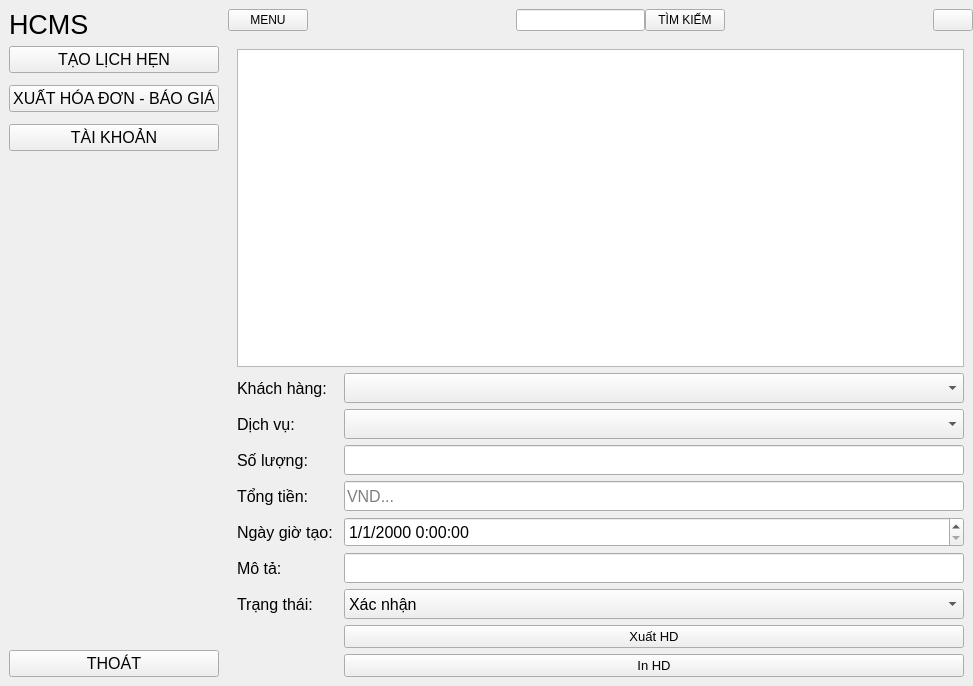
<?xml version="1.0" encoding="UTF-8"?>
<ui version="4.0">
 <class>nhanvien_window</class>
 <widget class="QMainWindow" name="nhanvien_window">
  <property name="geometry">
   <rect>
    <x>0</x>
    <y>0</y>
    <width>973</width>
    <height>686</height>
   </rect>
  </property>
  <property name="windowTitle">
   <string>MainWindow</string>
  </property>
  <widget class="QWidget" name="centralwidget">
   <layout class="QGridLayout" name="gridLayout">
    <property name="leftMargin">
     <number>0</number>
    </property>
    <property name="topMargin">
     <number>0</number>
    </property>
    <property name="rightMargin">
     <number>0</number>
    </property>
    <property name="bottomMargin">
     <number>0</number>
    </property>
    <property name="spacing">
     <number>0</number>
    </property>
    <item row="0" column="0">
     <widget class="QWidget" name="widget" native="true">
      <layout class="QVBoxLayout" name="verticalLayout_2">
       <item>
        <layout class="QHBoxLayout" name="horizontalLayout">
         <item>
          <widget class="QLabel" name="label">
           <property name="font">
            <font>
             <pointsize>20</pointsize>
            </font>
           </property>
           <property name="text">
            <string>HCMS</string>
           </property>
          </widget>
         </item>
        </layout>
       </item>
       <item>
        <layout class="QVBoxLayout" name="verticalLayout">
         <property name="spacing">
          <number>12</number>
         </property>
         <item>
          <widget class="QPushButton" name="btn_lh">
           <property name="font">
            <font>
             <pointsize>12</pointsize>
            </font>
           </property>
           <property name="text">
            <string>TẠO LỊCH HẸN</string>
           </property>
           <property name="checkable">
            <bool>true</bool>
           </property>
           <property name="autoExclusive">
            <bool>true</bool>
           </property>
          </widget>
         </item>
         <item>
          <widget class="QPushButton" name="btn_hd">
           <property name="font">
            <font>
             <pointsize>12</pointsize>
            </font>
           </property>
           <property name="text">
            <string>XUẤT HÓA ĐƠN - BÁO GIÁ</string>
           </property>
           <property name="checkable">
            <bool>true</bool>
           </property>
           <property name="autoExclusive">
            <bool>true</bool>
           </property>
          </widget>
         </item>
         <item>
          <widget class="QPushButton" name="btn_tk">
           <property name="font">
            <font>
             <pointsize>12</pointsize>
            </font>
           </property>
           <property name="text">
            <string>TÀI KHOẢN</string>
           </property>
           <property name="checkable">
            <bool>true</bool>
           </property>
           <property name="autoExclusive">
            <bool>true</bool>
           </property>
          </widget>
         </item>
        </layout>
       </item>
       <item>
        <spacer name="verticalSpacer">
         <property name="orientation">
          <enum>Qt::Vertical</enum>
         </property>
         <property name="sizeHint" stdset="0">
          <size>
           <width>20</width>
           <height>277</height>
          </size>
         </property>
        </spacer>
       </item>
       <item>
        <widget class="QPushButton" name="btn_exit">
         <property name="font">
          <font>
           <pointsize>12</pointsize>
          </font>
         </property>
         <property name="text">
          <string>THOÁT</string>
         </property>
        </widget>
       </item>
      </layout>
     </widget>
    </item>
    <item row="0" column="1">
     <widget class="QWidget" name="widget_2" native="true">
      <layout class="QVBoxLayout" name="verticalLayout_3">
       <property name="spacing">
        <number>0</number>
       </property>
       <property name="leftMargin">
        <number>0</number>
       </property>
       <property name="topMargin">
        <number>0</number>
       </property>
       <property name="rightMargin">
        <number>0</number>
       </property>
       <property name="bottomMargin">
        <number>0</number>
       </property>
       <item>
        <widget class="QWidget" name="widget_3" native="true">
         <property name="minimumSize">
          <size>
           <width>0</width>
           <height>40</height>
          </size>
         </property>
         <layout class="QHBoxLayout" name="horizontalLayout_3">
          <property name="spacing">
           <number>0</number>
          </property>
          <property name="leftMargin">
           <number>0</number>
          </property>
          <property name="topMargin">
           <number>0</number>
          </property>
          <property name="rightMargin">
           <number>0</number>
          </property>
          <property name="bottomMargin">
           <number>0</number>
          </property>
          <item>
           <widget class="QPushButton" name="btn_menu">
            <property name="text">
             <string>MENU</string>
            </property>
            <property name="checkable">
             <bool>false</bool>
            </property>
            <property name="autoExclusive">
             <bool>false</bool>
            </property>
           </widget>
          </item>
          <item>
           <spacer name="horizontalSpacer">
            <property name="orientation">
             <enum>Qt::Horizontal</enum>
            </property>
            <property name="sizeHint" stdset="0">
             <size>
              <width>177</width>
              <height>20</height>
             </size>
            </property>
           </spacer>
          </item>
          <item>
           <layout class="QHBoxLayout" name="horizontalLayout_2">
            <item>
             <widget class="QLineEdit" name="txttimkiem"/>
            </item>
            <item>
             <widget class="QPushButton" name="btn_timkiem">
              <property name="text">
               <string>TÌM KIẾM</string>
              </property>
              <property name="checkable">
               <bool>true</bool>
              </property>
              <property name="autoExclusive">
               <bool>true</bool>
              </property>
             </widget>
            </item>
           </layout>
          </item>
          <item>
           <spacer name="horizontalSpacer_2">
            <property name="orientation">
             <enum>Qt::Horizontal</enum>
            </property>
            <property name="sizeHint" stdset="0">
             <size>
              <width>176</width>
              <height>20</height>
             </size>
            </property>
           </spacer>
          </item>
          <item>
           <widget class="QPushButton" name="pushButton_8">
            <property name="text">
             <string/>
            </property>
           </widget>
          </item>
         </layout>
        </widget>
       </item>
       <item>
        <widget class="QStackedWidget" name="stackedWidget">
         <property name="currentIndex">
          <number>1</number>
         </property>
         <widget class="QWidget" name="page_lh">
          <layout class="QGridLayout" name="gridLayout_2">
           <item row="0" column="1" colspan="2">
            <widget class="QComboBox" name="cbb_kh_lh">
             <property name="minimumSize">
              <size>
               <width>0</width>
               <height>30</height>
              </size>
             </property>
             <property name="maximumSize">
              <size>
               <width>16777215</width>
               <height>30</height>
              </size>
             </property>
             <property name="font">
              <font>
               <pointsize>12</pointsize>
              </font>
             </property>
            </widget>
           </item>
           <item row="6" column="0">
            <widget class="QLabel" name="label_4">
             <property name="font">
              <font>
               <pointsize>12</pointsize>
              </font>
             </property>
             <property name="text">
              <string>Trạng thái:  </string>
             </property>
            </widget>
           </item>
           <item row="9" column="0" colspan="3">
            <widget class="QTableWidget" name="tb_lh">
             <property name="font">
              <font>
               <pointsize>10</pointsize>
              </font>
             </property>
            </widget>
           </item>
           <item row="8" column="2">
            <widget class="QPushButton" name="btn_huy_lh">
             <property name="font">
              <font>
               <pointsize>10</pointsize>
              </font>
             </property>
             <property name="text">
              <string>Hủy</string>
             </property>
            </widget>
           </item>
           <item row="6" column="1" colspan="2">
            <widget class="QComboBox" name="cbb_trangthai_lh">
             <property name="minimumSize">
              <size>
               <width>0</width>
               <height>30</height>
              </size>
             </property>
             <property name="maximumSize">
              <size>
               <width>16777215</width>
               <height>30</height>
              </size>
             </property>
             <property name="font">
              <font>
               <pointsize>12</pointsize>
              </font>
             </property>
             <item>
              <property name="text">
               <string>Chờ xác nhận</string>
              </property>
             </item>
            </widget>
           </item>
           <item row="0" column="0">
            <widget class="QLabel" name="label_2">
             <property name="font">
              <font>
               <pointsize>12</pointsize>
              </font>
             </property>
             <property name="text">
              <string>Khách hàng: </string>
             </property>
            </widget>
           </item>
           <item row="1" column="0">
            <widget class="QLabel" name="label_3">
             <property name="font">
              <font>
               <pointsize>12</pointsize>
              </font>
             </property>
             <property name="text">
              <string>Ngày giờ hẹn:  </string>
             </property>
            </widget>
           </item>
           <item row="1" column="1" colspan="2">
            <widget class="QDateTimeEdit" name="dateTimeEdit">
             <property name="minimumSize">
              <size>
               <width>0</width>
               <height>30</height>
              </size>
             </property>
             <property name="maximumSize">
              <size>
               <width>16777215</width>
               <height>30</height>
              </size>
             </property>
             <property name="font">
              <font>
               <pointsize>12</pointsize>
              </font>
             </property>
             <property name="displayFormat">
              <string>d/M/yyyy h:mm:ss</string>
             </property>
            </widget>
           </item>
           <item row="8" column="1">
            <widget class="QPushButton" name="btn_them_lh">
             <property name="font">
              <font>
               <pointsize>10</pointsize>
              </font>
             </property>
             <property name="text">
              <string>Tạo mới</string>
             </property>
            </widget>
           </item>
          </layout>
         </widget>
         <widget class="QWidget" name="page_hd">
          <layout class="QGridLayout" name="gridLayout_3">
           <item row="4" column="0">
            <widget class="QLabel" name="label_7">
             <property name="font">
              <font>
               <pointsize>12</pointsize>
              </font>
             </property>
             <property name="text">
              <string>Tổng tiền: </string>
             </property>
            </widget>
           </item>
           <item row="1" column="1">
            <widget class="QComboBox" name="cbb_kh_hdct">
             <property name="minimumSize">
              <size>
               <width>0</width>
               <height>30</height>
              </size>
             </property>
             <property name="maximumSize">
              <size>
               <width>16777215</width>
               <height>30</height>
              </size>
             </property>
             <property name="font">
              <font>
               <pointsize>12</pointsize>
              </font>
             </property>
            </widget>
           </item>
           <item row="4" column="1">
            <widget class="QLineEdit" name="txt_tongtien_hd">
             <property name="minimumSize">
              <size>
               <width>0</width>
               <height>30</height>
              </size>
             </property>
             <property name="maximumSize">
              <size>
               <width>16777215</width>
               <height>30</height>
              </size>
             </property>
             <property name="font">
              <font>
               <pointsize>12</pointsize>
              </font>
             </property>
             <property name="placeholderText">
              <string>VND...</string>
             </property>
            </widget>
           </item>
           <item row="11" column="1">
            <widget class="QPushButton" name="btn_huy_hd">
             <property name="font">
              <font>
               <pointsize>10</pointsize>
              </font>
             </property>
             <property name="text">
              <string>In HD</string>
             </property>
            </widget>
           </item>
           <item row="5" column="1">
            <widget class="QDateTimeEdit" name="date_hd">
             <property name="minimumSize">
              <size>
               <width>0</width>
               <height>30</height>
              </size>
             </property>
             <property name="maximumSize">
              <size>
               <width>16777215</width>
               <height>30</height>
              </size>
             </property>
             <property name="font">
              <font>
               <pointsize>12</pointsize>
              </font>
             </property>
             <property name="displayFormat">
              <string>d/M/yyyy h:mm:ss</string>
             </property>
            </widget>
           </item>
           <item row="2" column="0">
            <widget class="QLabel" name="label_10">
             <property name="font">
              <font>
               <pointsize>12</pointsize>
              </font>
             </property>
             <property name="text">
              <string>Dịch vụ: </string>
             </property>
            </widget>
           </item>
           <item row="0" column="0" colspan="2">
            <widget class="QTableWidget" name="tbl_hd_nv"/>
           </item>
           <item row="7" column="0">
            <widget class="QLabel" name="label_12">
             <property name="font">
              <font>
               <pointsize>12</pointsize>
              </font>
             </property>
             <property name="text">
              <string>Trạng thái: </string>
             </property>
            </widget>
           </item>
           <item row="5" column="0">
            <widget class="QLabel" name="label_8">
             <property name="font">
              <font>
               <pointsize>12</pointsize>
              </font>
             </property>
             <property name="text">
              <string>Ngày giờ tạo: </string>
             </property>
            </widget>
           </item>
           <item row="7" column="1">
            <widget class="QComboBox" name="cbb_trangthai_hd">
             <property name="minimumSize">
              <size>
               <width>0</width>
               <height>30</height>
              </size>
             </property>
             <property name="maximumSize">
              <size>
               <width>16777215</width>
               <height>30</height>
              </size>
             </property>
             <property name="font">
              <font>
               <pointsize>12</pointsize>
              </font>
             </property>
             <item>
              <property name="text">
               <string>Xác nhận</string>
              </property>
             </item>
             <item>
              <property name="text">
               <string>Chờ xác nhận</string>
              </property>
             </item>
            </widget>
           </item>
           <item row="1" column="0">
            <widget class="QLabel" name="label_5">
             <property name="font">
              <font>
               <pointsize>12</pointsize>
              </font>
             </property>
             <property name="text">
              <string>Khách hàng: </string>
             </property>
            </widget>
           </item>
           <item row="2" column="1">
            <widget class="QComboBox" name="cbb_dv_hdct">
             <property name="minimumSize">
              <size>
               <width>0</width>
               <height>30</height>
              </size>
             </property>
             <property name="maximumSize">
              <size>
               <width>16777215</width>
               <height>30</height>
              </size>
             </property>
             <property name="font">
              <font>
               <pointsize>12</pointsize>
              </font>
             </property>
            </widget>
           </item>
           <item row="6" column="0">
            <widget class="QLabel" name="label_9">
             <property name="font">
              <font>
               <pointsize>12</pointsize>
              </font>
             </property>
             <property name="text">
              <string>Mô tả: </string>
             </property>
            </widget>
           </item>
           <item row="6" column="1">
            <widget class="QLineEdit" name="txt_mota_hd">
             <property name="minimumSize">
              <size>
               <width>0</width>
               <height>30</height>
              </size>
             </property>
             <property name="maximumSize">
              <size>
               <width>16777215</width>
               <height>30</height>
              </size>
             </property>
             <property name="font">
              <font>
               <pointsize>12</pointsize>
              </font>
             </property>
             <property name="placeholderText">
              <string/>
             </property>
            </widget>
           </item>
           <item row="3" column="0">
            <widget class="QLabel" name="label_11">
             <property name="font">
              <font>
               <pointsize>12</pointsize>
              </font>
             </property>
             <property name="text">
              <string>Số lượng: </string>
             </property>
            </widget>
           </item>
           <item row="3" column="1">
            <widget class="QLineEdit" name="txt_soluong_hdct">
             <property name="minimumSize">
              <size>
               <width>0</width>
               <height>30</height>
              </size>
             </property>
             <property name="maximumSize">
              <size>
               <width>16777215</width>
               <height>30</height>
              </size>
             </property>
             <property name="font">
              <font>
               <pointsize>12</pointsize>
              </font>
             </property>
             <property name="placeholderText">
              <string/>
             </property>
            </widget>
           </item>
           <item row="8" column="1">
            <widget class="QPushButton" name="btn_xuat_hd">
             <property name="font">
              <font>
               <pointsize>10</pointsize>
              </font>
             </property>
             <property name="text">
              <string>Xuất HD</string>
             </property>
            </widget>
           </item>
          </layout>
         </widget>
         <widget class="QWidget" name="page_tk_nv">
          <layout class="QFormLayout" name="formLayout_2">
           <item row="1" column="0">
            <widget class="QLabel" name="label_103">
             <property name="font">
              <font>
               <pointsize>12</pointsize>
              </font>
             </property>
             <property name="text">
              <string>SĐT:</string>
             </property>
            </widget>
           </item>
           <item row="1" column="1">
            <widget class="QLineEdit" name="txt_sdt_tk_nv">
             <property name="font">
              <font>
               <pointsize>12</pointsize>
              </font>
             </property>
            </widget>
           </item>
           <item row="2" column="0">
            <widget class="QLabel" name="label_104">
             <property name="font">
              <font>
               <pointsize>12</pointsize>
              </font>
             </property>
             <property name="text">
              <string>Mật khẩu: </string>
             </property>
            </widget>
           </item>
           <item row="2" column="1">
            <widget class="QLineEdit" name="txt_matkhau_nv">
             <property name="font">
              <font>
               <pointsize>12</pointsize>
              </font>
             </property>
            </widget>
           </item>
           <item row="3" column="1">
            <widget class="QPushButton" name="btn_xacnhan_tk">
             <property name="font">
              <font>
               <pointsize>10</pointsize>
              </font>
             </property>
             <property name="text">
              <string>Xác nhận</string>
             </property>
            </widget>
           </item>
           <item row="4" column="1">
            <widget class="QPushButton" name="btn_huy_tk">
             <property name="font">
              <font>
               <pointsize>10</pointsize>
              </font>
             </property>
             <property name="text">
              <string>Hủy</string>
             </property>
            </widget>
           </item>
           <item row="0" column="1">
            <widget class="QLabel" name="label_102">
             <property name="font">
              <font>
               <pointsize>20</pointsize>
              </font>
             </property>
             <property name="text">
              <string>THAY ĐỔI MẬT KHẨU</string>
             </property>
            </widget>
           </item>
          </layout>
         </widget>
        </widget>
       </item>
      </layout>
     </widget>
    </item>
   </layout>
  </widget>
 </widget>
 <resources/>
 <connections>
  <connection>
   <sender>btn_menu</sender>
   <signal>toggled(bool)</signal>
   <receiver>widget</receiver>
   <slot>setHidden(bool)</slot>
   <hints>
    <hint type="sourcelabel">
     <x>306</x>
     <y>21</y>
    </hint>
    <hint type="destinationlabel">
     <x>80</x>
     <y>326</y>
    </hint>
   </hints>
  </connection>
 </connections>
</ui>
